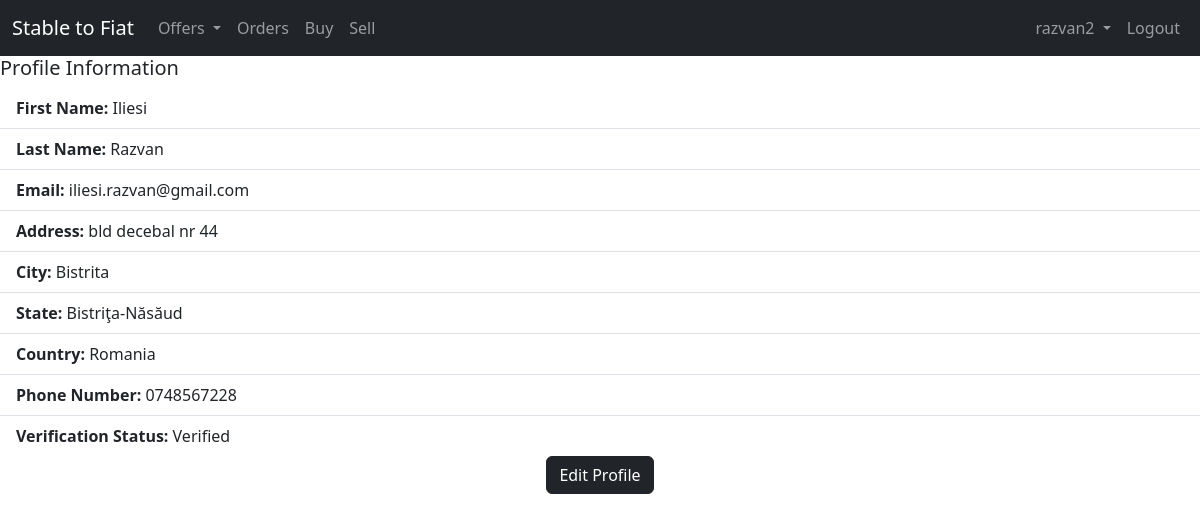
The app's page /profile/15/ with its own data.
### users/models.py (models this page shows, shortened)
class UserKYC(models.Model):
    user = models.OneToOneField(User, on_delete=models.CASCADE)
    address = models.TextField(max_length=500)
    city = models.CharField(max_length=50)
    state = models.CharField(max_length=50)
    country = models.CharField(max_length=50)
    phone_number = models.CharField(max_length=20)
    personal_id = models.ImageField(upload_to='users_ids/')
    is_verified = models.BooleanField(default=False)

### users/views.py (the view)
# urls.py: path('profile/<int:pk>/', views.UserProfile.as_view(), name='user-profile'),
class UserProfile(DetailView):
    template_name = "users/user_profile.html"
    def get_object(self, queryset=None):
        user_id = self.kwargs.get('pk')
        return get_object_or_404(User, pk=user_id)
    def get_context_data(self, **kwargs):
        context = super().get_context_data(**kwargs)
        user = self.get_object()
        try:
            user_kyc = UserKYC.objects.get(user=user)
        except UserKYC.DoesNotExist:
            user_kyc = None
        context['user'] = user
        context['user_kyc'] = user_kyc
        return context

### templates/users/user_profile.html (shortened to what this page needs)
{% extends 'base.html' %}
{% block content %}
<div class="profile-content">
    <h5>Profile Information</h5>
    <ul class="list-group list-group-flush">
        <li class="list-group-item"><strong>First Name: </strong>{{ user.first_name }}</li>
        <li class="list-group-item"><strong>Last Name: </strong>{{ user.last_name }}</li>
        <li class="list-group-item"><strong>Email: </strong>{{ user.email }}</li>
        <li class="list-group-item"><strong>Address: </strong>{{ user_kyc.address }}</li>
        <li class="list-group-item"><strong>City: </strong>{{ user_kyc.city }}</li>
        <li class="list-group-item"><strong>State: </strong>{{ user_kyc.state }}</li>
        <li class="list-group-item"><strong>Country: </strong>{{ user_kyc.country }}</li>
        <li class="list-group-item"><strong>Phone Number: </strong>{{ user_kyc.phone_number }}</li>
        <li class="list-group-item"><strong>Verification Status: </strong>{{ user_kyc.is_verified|yesno:"Verified, Not Verified" }}</li>
    </ul>
</div>
<div class="text-center btn-edit">
    <a href="{% url "edit-profile" user.id %}" class="btn btn-dark">Edit Profile</a>
</div>
{% endblock content %}

### templates/navbar.html (shortened to what this page needs)
<nav class="navbar navbar-expand-lg navbar-dark bg-dark">
    <div class="container-fluid">
        <a class="navbar-brand" href="{% url 'home' %}">Stable to Fiat</a>
        <div class="collapse navbar-collapse" id="navbarNav">
            <ul class="navbar-nav me-auto mb-2 mb-lg-0">
                <li class="nav-item dropdown">
                    <a class="nav-link dropdown-toggle" href="#" id="offersDropdown" role="button"
                       data-bs-toggle="dropdown" aria-expanded="false">
                        Offers
                    </a>
                </li>
                <li class="nav-item">
                    <a class="nav-link" href="{% url "order-list" %}">Orders</a>
                </li>
                <li class="nav-item">
                    <a class="nav-link" href="#">Buy</a>
                </li>  <li class="nav-item">
                    <a class="nav-link" href="#">Sell</a>
                </li>
            </ul>
            <ul class="navbar-nav ms-auto">
                {% if user.is_authenticated %}
                    <li class="nav-item dropdown">
                        <a class="nav-link dropdown-toggle" href="#" id="userDropdown" role="button"
                           data-bs-toggle="dropdown" aria-expanded="false">
                            {{ user.username }}
                        </a>
                    </li>
                    <li class="nav-item">
                        <form action="{% url 'logout' %}" method="post">
                            <button type="submit" class="nav-link">Logout</button>
                        </form>
                    </li>
                {% endif %}
            </ul>
        </div>
    </div>
</nav>

### records on screen
UserKYC: address "bld decebal nr 44", city "Bistrita", state "Bistriţa-Năsăud", country "Romania", phone_number "0748567228", is_verified "Verified"

### other values on screen
{{ user.username }} "razvan2"
{{ user.first_name }} "Iliesi"
{{ user.last_name }} "Razvan"
{{ user.email }} "iliesi.razvan@gmail.com"
